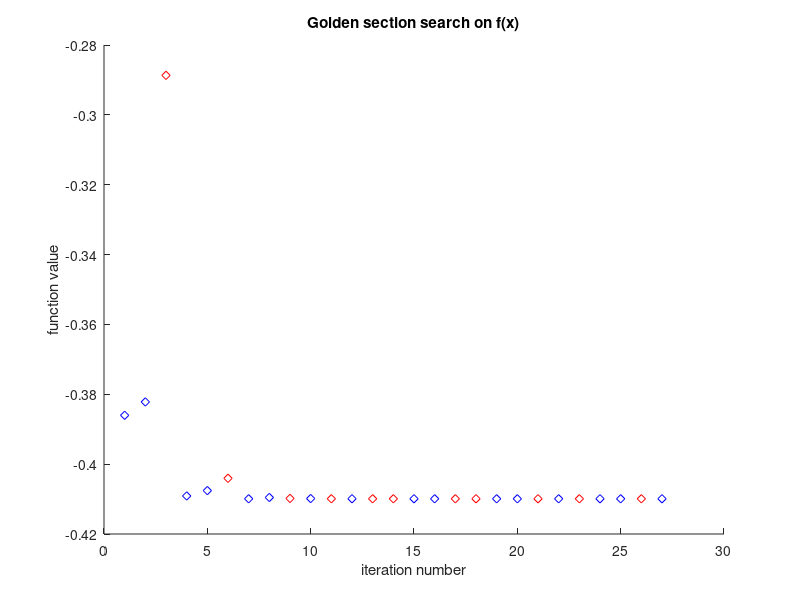

Write the MATLAB code that produced this figure.
% ------------------------GOLDEN SECTION METHOD----------------------------
% -------------------------------------------------------------------------
% Copyright (c) 2009, Katarzyna Zarnowiec, all rights reserved 
% mailto: katarzyna.zarnowiec@gmail.com
% -------------------------------------------------------------------------
clc; clear all;
figure; hold on;
a=-2;                           % start of interval
b=2;                            % end of interval
epsilon=0.00001;                % accuracy value
iter=100;                       % maximum number of iterations
fun = @(x) x^3*exp(-x^2);
phi=double((sqrt(5)-1)/2);      % golden proportion coefficient, around 0.618
k=0;                            % number of iterations
x1=a+(1-phi)*(b-a);             % computing x values
x2=a+phi*(b-a);
f_x1=fun(x1);                     % computing values in x points
f_x2=fun(x2);
% plot(x1,f_x1,'rx')            % plotting x
% plot(x2,f_x2,'rx')
sprintf('===============')
sprintf('===============')
title( 'Golden section search on f(x)' );
xlabel('iteration number');
ylabel('function value');
while ((abs(b-a)>epsilon))
    k=k+1;
    sprintf('k=%f', k)
    if(f_x1<f_x2)
        b=x2;
        x2=x1;
        x1=a+(1-phi)*(b-a);
        
        f_x1=fun(x1);
        f_x2=fun(x2);
        
        sprintf('x_min=%f', x1)
        sprintf('f(x_min)=%f ', f_x1)
        plot(k,f_x1,'bd')
    else
        a=x1;
        x1=x2;
        x2=a+phi*(b-a);
        
        f_x1=fun(x1);
        f_x2=fun(x2);
        
        sprintf('x_min=%f', x2)
        sprintf('f(x_min)=%f ', f_x2)
        plot(k,f_x2,'rd')
    end
%     xmin = (x1+x2)/2;
%     fmin = f(xmin);
%     plot(k,fmin,'.r','MarkerSize',10) 
    
    % k=k+1;
end
% chooses minimum point
% if(f_x1<f_x2)
%     sprintf('x_min=%f', x1)
%     sprintf('f(x_min)=%f ', f_x1)
%     plot(k,f_x1,'b*')
% else
%     sprintf('x_min=%f', x2)
%     sprintf('f(x_min)=%f ', f_x2)
%     plot(k,f_x2,'b*')
% end
hold off;
saveas(gcf,'Golden-section_result.png')